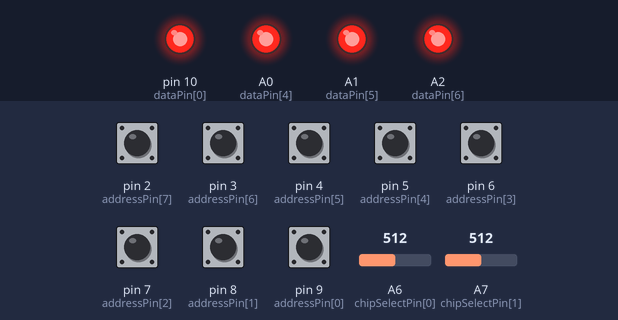
Simulated run of this sketch. Board: Arduino Nano, built with avr-gcc and run on an emulated ATmega328P. Shown: output pins drawn as LEDs (lit = HIGH). The test bench sets the inputs (shaded band); at power-on: pin 2 (addressPin[7]), pin 3 (addressPin[6]), pin 4 (addressPin[5]), pin 5 (addressPin[4]), pin 6 (addressPin[3]), pin 7 (addressPin[2]), pin 8 (addressPin[1]), pin 9 (addressPin[0]) HIGH, A6 (chipSelectPin[0]) = 512, A7 (chipSelectPin[1]) = 512. Pins used as bus, display or sensor lines are not drawn.

Above: at 1.2 s.
1.3 s: A6 (chipSelectPin[0]) set to 0
At 2.4 s:
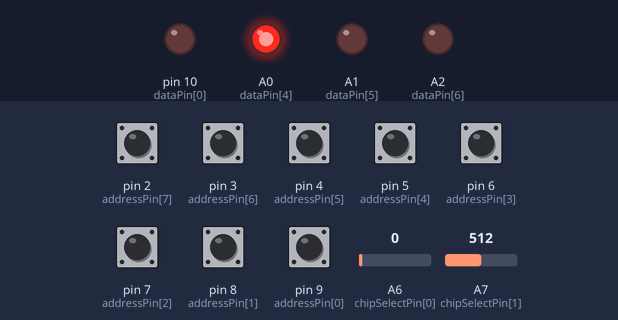
2.8 s: A7 (chipSelectPin[1]) set to 0
At 3.6 s:
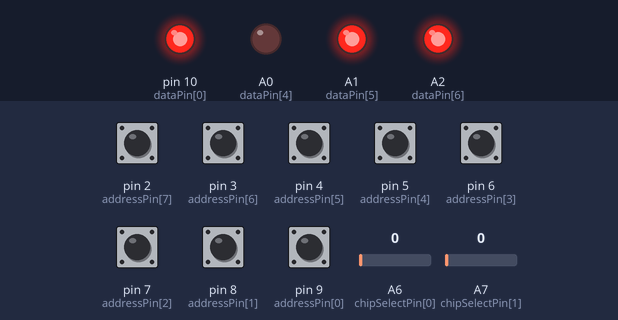
4.3 s: pin 2 (addressPin[7]) pulled LOW for 0.15 s
At 4.37 s:
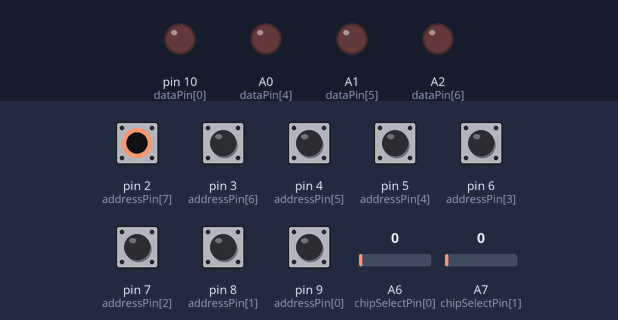
5.9 s: pin 7 (addressPin[2]) pulled LOW for 0.15 s
At 5.97 s:
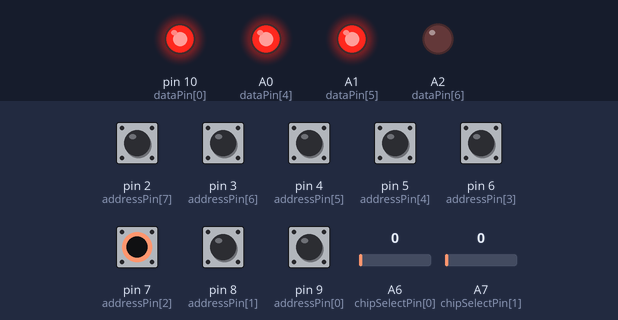
7.5 s: pin 8 (addressPin[1]) pulled LOW for 0.15 s
At 7.57 s:
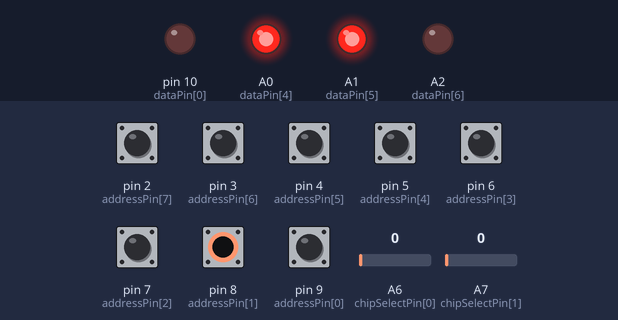
9.1 s: A6 (chipSelectPin[0]) set to 122
At 9.5 s:
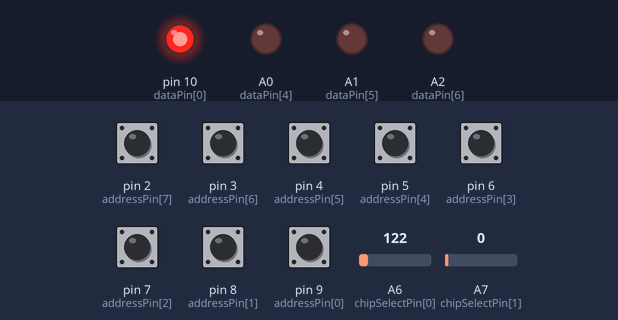
Timing chart, 0 to 11.6 s (numbered marks = the images above; inputs shaded):
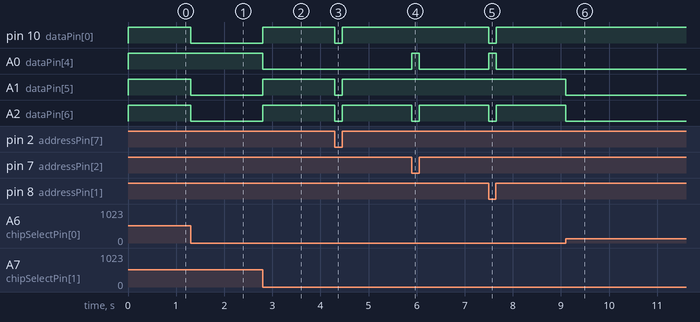

The sketch:

sketch.ino
```cpp
//
//           ▄▄▄▄▄▄▄▄▄▄▄  ▄▄▄▄▄▄▄▄▄▄▄  ▄▄▄▄▄▄▄▄▄▄
//          ▐░░░░░░░░░░░▌▐░░░░░░░░░░░▌▐░░░░░░░░░░▌
//          ▐░█▀▀▀▀▀▀▀█░▌▐░█▀▀▀▀▀▀▀█░▌▐░█▀▀▀▀▀▀▀█░▌
//          ▐░▌       ▐░▌▐░▌       ▐░▌▐░▌       ▐░▌
//          ▐░▌       ▐░▌▐░█▄▄▄▄▄▄▄█░▌▐░█▄▄▄▄▄▄▄█░▌
//          ▐░▌       ▐░▌▐░░░░░░░░░░░▌▐░░░░░░░░░░▌
//          ▐░▌       ▐░▌▐░█▀▀▀▀█░█▀▀ ▐░█▀▀▀▀▀▀▀█░▌
//          ▐░▌       ▐░▌▐░▌     ▐░▌  ▐░▌       ▐░▌
//          ▐░█▄▄▄▄▄▄▄█░▌▐░▌      ▐░▌ ▐░█▄▄▄▄▄▄▄█░▌
//          ▐░░░░░░░░░░░▌▐░▌       ▐░▌▐░░░░░░░░░░▌
//           ▀▀▀▀▀▀▀▀▀▀▀  ▀         ▀  ▀▀▀▀▀▀▀▀▀▀
//

//          Project ORB
//.                      "Optional ROM Board"
//
//          An Arduino-based emulator for the
//          4 x Intel 1702A TTL EPROM chips
//          and the "OS" for the SPHERE-1 Computer
//
//          Author:       Andrew Shapton
//
//          Credits:      Ben Zott for the ROM image binary
//
//          Revision:     0.1         Initial Release - no board fab
//                        0.2         Reduced number of pins for chip select by constructing a 4:2 Binary Encoder


// Program Size Information
// Status       sketch    %         Global Vars   %
// Baseline     7088      23%       298           14%
// DEBUG 1      7088      23%       298           14%
// DEBUG 0      5826      18%        83            4%

// Define DEBUG settings
#define DEBUG 0

#if DEBUG == 1
#define debug(txt) Serial.println(txt);
#define debugbegin() Serial.begin(9600); // Any baud rate should work
#else
#define debug(txt)
#define debugbegin()
#endif

// Include PDS V3N ROM image
#include "pds-v3n.h"

// Include functions
#include "functions.h"

// Include pin layouts for interface to Arduino Nano
#include "pinlayouts.h"

// Constants
constexpr int CHIP_SIZE = 256;            // Size of 1702A EPROM chip in bytes

constexpr int numberOfAddressPins = 8;    // Number of pins on the address bus
constexpr int numberOfChipSelectPins = 2; // Number of pins on the CS line (Chip Select)
constexpr int numberOfDataPins = 8;       // Number of pins on the data bus

String binaryString = "";                 // Empty string to store a string representation of a binary number
char char_array[numberOfAddressPins] = {};// Character array to store address from the address bus
int val[8] = {};                          // General purpose array to store 8 bits
int loc;                                  // Location within a ROM image
int value;                                // value of a specified location in a ROM image
int cs = -1;                              // initialise current CS to -1 - indicating no chip has been selected, so locate ROM

void setup() {
  debugbegin()

  // Initialise the Chip Select pins
  for (int thisPin = 0; thisPin < numberOfChipSelectPins; thisPin++) {
    pinMode(chipSelectPin[thisPin], INPUT_PULLUP);    // sets the digital pin as input with a PULLUP
  }
    // Initialise the address bus pins
  for (int thisPin = 0; thisPin < numberOfAddressPins; thisPin++) {
    pinMode(addressPin[thisPin], INPUT_PULLUP);    // sets the digital pin as input with a PULLUP
  }

  // Write a LOW signal to the Data Lines (thus initialising them to an analogue read status)
  for (int thisPin = 0; thisPin < numberOfDataPins; thisPin++) {
    pinMode(dataPin[thisPin], OUTPUT);    // sets the digital pin as output
    analogWrite(dataPin[thisPin], 255);
  }
}

void loop() {

  // Acquire the selected chip
  cs = chipselectBC(chipSelectPin);
  if (cs > 0)
    {
      // If there is a valid chip selected (there should never not be)
      for (int thisVal = 0; thisVal < numberOfAddressPins; thisVal++) {
        val[thisVal] = 0;
      }

      // initialise the value of a string to null to receive the binary address from the address bus
      binaryString = "";
      for (int readAddressPin = 0; readAddressPin < numberOfAddressPins; readAddressPin++)
      {
        val[readAddressPin] = not(digitalRead(addressPin[readAddressPin]));   // read this input pin
        String pin = String(val[readAddressPin]);
        binaryString = binaryString + pin;
      }

    // Terminate the string
    binaryString = binaryString + "\0";

    // Convert the binary string to a character array, and then on to a decimal address
    binaryString.toCharArray(char_array, numberOfAddressPins+1);
    loc = bin2dec(char_array);

    // Retrieve value from ROM image
    int address = loc + (((cs -1) * CHIP_SIZE));    // Ensure the selected chip is taken into consideration
    value = pgm_read_byte_near( &(ROM[address]) );  // Note that the ROM image is stored in program memory

    // Left pad with zeroes to length of data bus
    String valueBinary = (padleft(String(value, BIN),numberOfDataPins,"0"));

    // Debug only
    debug("CS " + String(cs) + " / LOC(" + loc + "/" + binaryString + " ) / ABS " + String(address) + " / VAL(" + value + "/" + valueBinary + ")");

    // Write an output signal to each of the 8 data lines
    for (int thisPin = 0; thisPin < numberOfDataPins; thisPin++)
      {
        char thisBin = valueBinary.charAt(thisPin);
        if (thisBin == '1')
          {
            analogWrite(dataPin[thisPin], 255);
          }
        else
          {
            analogWrite(dataPin[thisPin], 0);
          }
      }
    }
}
```

TODO.ino
```cpp
//Comments

//Deal with the fact that the base address is $FC00 and not $0000

//Include in convertROM a parameter to indicate base address
//  possibly have a BASE_ADDRESS value in the ROM image header file.
```

functions.h
```cpp
//
//
int bin2dec(char s[]) {
// Convert binary string into decimal
int value = 0;
for (int i=0; i< strlen(s); i++)  // for every character in the string  strlen(s) returns the length of a char array
{
  value *= 2; // double the result so far
  if (s[i] == '1') value++;  //add 1 if needed
}
return value;
}
//
//


//
//
String padleft(String input, int length, String pad) {
// Pad string to left with supplied character
String output = input;
while (output.length() < length) {
  output = pad + output;
}
return output;
}
//
//

//
//
int chipselectBC(int chipSelectLines[] ){
// Select a Memory chip (1-4) to be used.
int chip = 0;
String binaryChip = "";
// Read chip select input pins
if (analogRead(A6) == 0) {   // read CS1 input pin
  binaryChip = "0";
}
else
{
  binaryChip = "1";
}
if (analogRead(A7) == 0) {   // read CS2 input pin
  binaryChip = binaryChip + "0";
}
else
{
    binaryChip = binaryChip + "1";
}
// 1 - 11
// 2 - 10
// 3 - 01
// 4 - 00
  if (binaryChip == "11")
    chip = 1;
  if (binaryChip == "10")
    chip = 2;
  if (binaryChip == "01")
    chip = 3;
  if (binaryChip == "00")
    chip = 4;
return chip;
}
//
//
```

pinlayouts.h
```cpp
constexpr int addressPin[]  = {9, 8, 7, 6, 5, 4, 3, 2};    // DIP switches connected to Address Lines D2-D9

constexpr int dataPin[]  = {10, 11, 12, 13, A0, A1, A2, A3} ;// LED connections to Data Lines

constexpr int chipSelectPin[]  = {A6, A7}; // Chip Select line

// Define pins for expansion
constexpr int EXP1_1 = 0;  // Pins for
constexpr int EXP1_2 = 1;  // Expansion-1

constexpr int EXP2_1 = A4;  // Pins for
constexpr int EXP2_2 = A5;  // Expansion-2 
```

Source omitted: pds-v3n.h (data table, 3532 bytes)

Measured:
- after the input at 1.3 s, pin 10 (dataPin[0]), A1 (dataPin[5]), A2 (dataPin[6]): HIGH → LOW at once
- after the input at 2.8 s, pin 10 (dataPin[0]), A1 (dataPin[5]), A2 (dataPin[6]): LOW → HIGH at once; A0 (dataPin[4]): HIGH → LOW at once
- after the input at 4.3 s, pin 10 (dataPin[0]), A1 (dataPin[5]), A2 (dataPin[6]): HIGH → LOW at once, → HIGH 0.15 s later
- after the input at 5.9 s, A0 (dataPin[4]): LOW → HIGH at once, → LOW 0.15 s later; A2 (dataPin[6]): HIGH → LOW at once, → HIGH 0.15 s later
- after the input at 7.5 s, pin 10 (dataPin[0]), A2 (dataPin[6]): HIGH → LOW at once, → HIGH 0.15 s later; A0 (dataPin[4]): LOW → HIGH at once, → LOW 0.15 s later
- after the input at 9.1 s, A1 (dataPin[5]), A2 (dataPin[6]): HIGH → LOW at once
